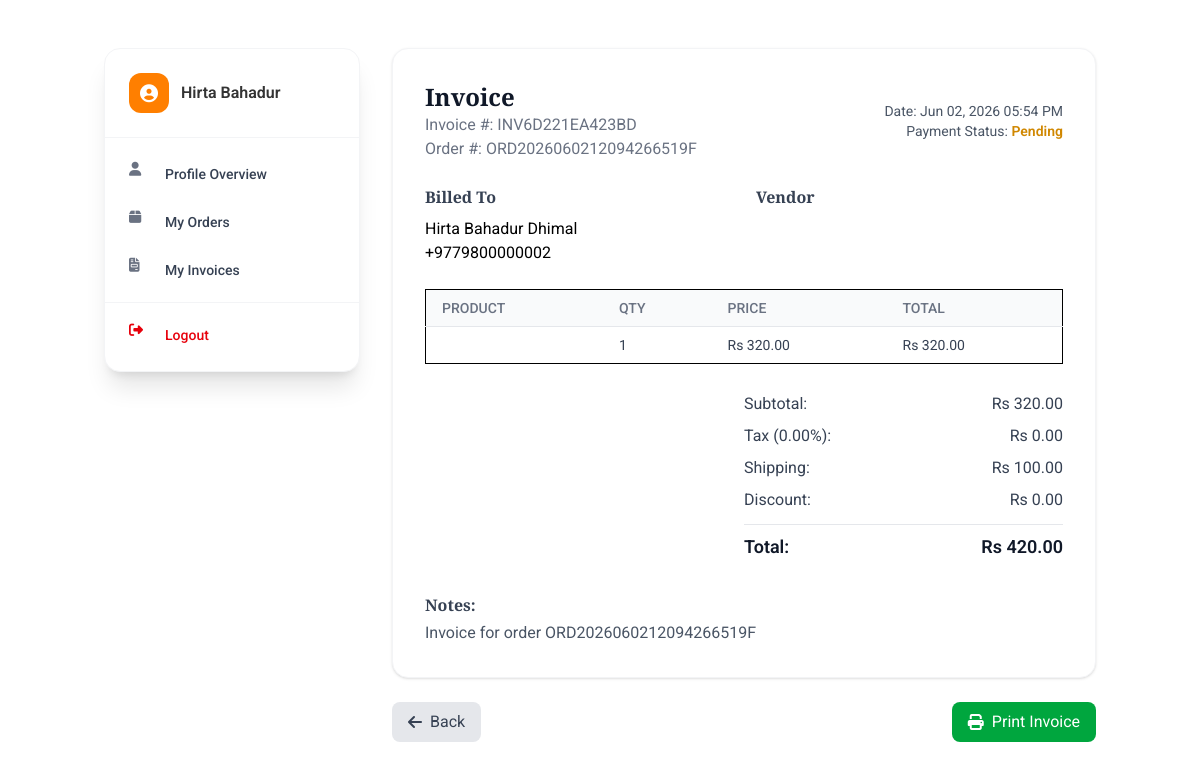
The page /dashboard/customer/invoice/INV6D221EA423BD/ (signed in) on the database its author committed.
### dashboard/models.py (models this page shows, shortened)
class Invoice(models.Model):
    invoice_number = models.CharField(max_length=20,null=True, unique=True, editable=False)
    order = models.ForeignKey('Order', on_delete=models.CASCADE, related_name='invoices')
    restaurant = models.ForeignKey('Restaurant', on_delete=models.CASCADE, related_name='invoices', null= True, blank= True)
    customer = models.ForeignKey(User, on_delete=models.SET_NULL, null=True, blank=True)
    is_guest = models.BooleanField(default=False)
    guest_name = models.CharField(max_length=200, blank=True)
    guest_email = models.EmailField(blank=True)
    guest_phone = models.CharField(max_length=15, blank=True)
    billing_full_name = models.CharField(max_length=200, blank=True)
    billing_phone = models.CharField(max_length=15, blank=True)
    billing_email = models.EmailField(blank=True)
    billing_address = models.TextField(blank=True)
    billing_city = models.CharField(max_length=100, blank=True)
    billing_province = models.CharField(max_length=50, blank=True)
    created_at = models.DateTimeField(auto_now_add=True)
    subtotal = models.DecimalField(max_digits=12, decimal_places=2)
    tax_percentage = models.DecimalField(max_digits=5, decimal_places=2, default=13)
    tax_amount = models.DecimalField(max_digits=12, decimal_places=2, default=0)
    discount = models.DecimalField(max_digits=12, decimal_places=2, default=0)
    total = models.DecimalField(max_digits=12, decimal_places=2)
    shipping_cost = models.DecimalField(max_digits=12, decimal_places=2, default=0)
    payment_status = models.CharField(max_length=20, choices=[
        ('paid', 'Paid'),
        ('pending', 'Pending'),
        ('failed', 'Failed')
    ], default='pending')
    notes = models.TextField(blank=True, null=True)

class Order(models.Model):
    PROVINCE_CHOICES = [
        ("Koshi Province", "Koshi Province"),
        ("Madhesh Province", "Madhesh Province"),
        ("Bagmati Province", "Bagmati Province"),
        ("Gandaki Province", "Gandaki Province"),
        ("Lumbini Province", "Lumbini Province"),
        ("Karnali Province", "Karnali Province"),
        ("Sudurpashchim Province", "Sudurpashchim Province"),
    ]
    STATUS_CHOICES = [
        ('received', 'Order Received'),
        ('preparing', 'Preparing'),
        ('ready', 'Ready for Pickup'),
        ('picked_up', 'Picked Up'),
        ('assigned', 'Assigned'),
        ('in_transit', 'In Transit'),
        ('delivered', 'Delivered'),
        ('cancelled', 'Cancelled'),
        ('refunded', 'Refunded'),
    ]
    PAYMENT_CHOICES = [
        ('cod', 'Cash on Delivery'),
        ('esewa', 'eSewa'),
        ('khalti', 'Khalti'),
        ('imepay', 'IME Pay'),
        ('connectips', 'ConnectIPS'),
    ]
    PAYMENT_STATUS_CHOICES = [
        ('unpaid', 'Unpaid'),
        ('paid', 'Paid'),
        ('failed', 'Failed'),
        ('refunded', 'Refunded'),
    ]
    order_number = models.CharField(
        max_length=30,
        unique=True,
        editable=False,
        db_index=True
    )
    user = models.ForeignKey(
        User,
        on_delete=models.SET_NULL,
        null=True,
        blank=True,
        related_name='orders'
    )
    guest_id = models.CharField(
        max_length=100,
        null=True,
        blank=True,
        db_index=True,
        help_text="UUID from Flutter for guest users"
    )
    guest_ip = models.GenericIPAddressField(
        null=True,
        blank=True
    )
    address_obj = models.ForeignKey(
        'Address',
        on_delete=models.SET_NULL,
        null=True,
        blank=True,
        related_name='orders',
    )
    full_name = models.CharField(max_length=200)
    phone = models.CharField(max_length=15)
    email = models.EmailField()
    address = models.TextField()
    landmark = models.CharField(max_length=255, blank=True, null=True)
    city = models.CharField(max_length=100)
    province = models.CharField(
        max_length=50,
        choices=PROVINCE_CHOICES,
        null=True,
        blank=True
    )
    postal_code = models.CharField(max_length=10, blank=True)
    delivery_latitude = models.DecimalField(
        max_digits=10,
        decimal_places=7,
        null=True,
        blank=True,
        help_text="Delivery location latitude (e.g., 27.7172453)"
    )
    delivery_longitude = models.DecimalField(
        max_digits=10,
        decimal_places=7,
        null=True,
        blank=True,
        help_text="Delivery location longitude (e.g., 85.3239605)"
    )
    delivery_distance_km = models.DecimalField(
        max_digits=5,
        decimal_places=2,
        null=True,
        blank=True,
        default=0,
        help_text="Calculated delivery distance in kilometers"
    )
    subtotal = models.DecimalField(max_digits=10, decimal_places=2)
    shipping_cost = models.DecimalField(
        max_digits=10,
        decimal_places=2,
        default=0,
        help_text="Free for ≤5km, NPR 100 for >5km"
    )
    discount = models.DecimalField(max_digits=10, decimal_places=2, default=0)
    tax_percentage = models.DecimalField(
        max_digits=5,
        decimal_places=2,
        default=13.00,
        help_text="Nepal VAT 13%"
    )
    tax_amount = models.DecimalField(
        max_digits=10,
        decimal_places=2,
        default=0,
        help_text="Will be calculated dynamically based on tax percentage"
    )
    total = models.DecimalField(max_digits=10, decimal_places=2)
    payment_method = models.CharField(
        max_length=20,
        choices=PAYMENT_CHOICES,
        default="cod"
    )
    payment_status = models.CharField(
        max_length=20,
        choices=PAYMENT_STATUS_CHOICES,
        default='unpaid'
    )
    transaction_id = models.CharField(max_length=100, blank=True)
    coupon = models.ForeignKey(
        'Coupon',
        on_delete=models.SET_NULL,
        null=True,
        blank=True
    )
    status = models.CharField(
        max_length=20,
        choices=STATUS_CHOICES,
        default='received'
    )
    created_at = models.DateTimeField(auto_now_add=True)
    updated_at = models.DateTimeField(auto_now=True)
    delivered_at = models.DateTimeField(null=True, blank=True)
    cancelled_at = models.DateTimeField(null=True, blank=True)
    refunded_at = models.DateTimeField(null=True, blank=True)
    estimated_delivery_date = models.DateField(
        null=True,
        blank=True
    )
    class Meta:
        ordering = ['-created_at']
        indexes = [
            models.Index(fields=['user', 'status']),
            models.Index(fields=['guest_id']),
            models.Index(fields=['payment_status', 'status']),
            models.Index(fields=['delivery_latitude', 'delivery_longitude']),
        ]

class UserProfile(models.Model):
    GENDER_CHOICES=( ('male','Male'),
                    ('female','Female'))
    user = models.OneToOneField(User, on_delete=models.CASCADE,related_name="profile")
    phone = models.CharField(max_length=15,null=True,blank=True)
    avatar = models.ImageField(upload_to='avatars/', blank=True, null=True)
    gender=models.CharField(max_length=10,choices=GENDER_CHOICES,null=True,blank=True)
    address = models.TextField(blank=True)
    city = models.CharField(max_length=100, blank=True)
    province = models.CharField(max_length=50, null=True, blank=True)

class OrderItem(models.Model):
    order = models.ForeignKey(Order, on_delete=models.CASCADE, related_name='items')
    menu_item = models.ForeignKey('MenuItem', on_delete=models.SET_NULL, null=True, related_name='order_items')
    options = models.ManyToManyField(MenuItemOption, blank=True)  # Sizes, add-ons
    quantity = models.PositiveIntegerField(validators=[MinValueValidator(1)])
    price = models.DecimalField(max_digits=10, decimal_places=2)
    special_instructions = models.TextField(blank=True, help_text='Special cooking preferences')
    def get_item_price(self):
        total_price = self.price
        for option in self.options.all():
            total_price += option.price_adjustment
        return total_price
    def get_total(self):
        return self.get_item_price() * self.quantity

### ecommerce/views.py (the view)
# urls.py: path('dashboard/customer/invoice/<str:invoice_number>/', views.customer_invoice_detail, name='customer_invoice_detail'),
@login_required
def customer_invoice_detail(request, invoice_number):
    invoice = get_object_or_404(Invoice, invoice_number=invoice_number, customer=request.user)
    return render(request, 'website/pages/invoice_detail.html', {'invoice': invoice})

### templates/website/pages/invoice_detail.html (shortened to what this page needs)
{% extends 'website/components/base.html' %}
{% load static %}
{% block content %}
<div class="container mx-auto px-4 py-8 lg:py-12">
  <div class="flex flex-col lg:flex-row gap-6 lg:gap-8">
    <aside class="w-full lg:w-64 flex-shrink-0">
      {% include 'website/components/customer_sidebar.html' %}
    </aside>
    <div class="flex-1">
      <div class="bg-white shadow rounded-2xl border border-gray-100 p-6 sm:p-8" id="invoice-section">
        <div class="flex justify-between items-center mb-6">
          <div>
            <h1 class="text-2xl font-bold text-gray-900">Invoice</h1>
            <p class="text-gray-500">Invoice #: {{ invoice.invoice_number }}</p>
            <p class="text-gray-500">Order #: {{ invoice.order.order_number }}</p>
          </div>
          <div class="text-right">
            <p class="text-sm text-gray-600">Date: {{ invoice.created_at|date:"M d, Y h:i A" }}</p>
            <p class="text-sm text-gray-600">
              Payment Status:
              <span class="font-semibold
                {% if invoice.payment_status == 'pending' %}text-yellow-600
                {% elif invoice.payment_status == 'paid' %}text-green-600
                {% elif invoice.payment_status == 'failed' %}text-red-600
                {% endif %}">
                {{ invoice.payment_status|capfirst }}
              </span>
            </p>
          </div>
        </div>
        <div class="grid grid-cols-1 sm:grid-cols-2 gap-6 mb-6">
          <div>
            <h3 class="font-semibold text-gray-700 mb-2">Billed To</h3>
            <p>{{ invoice.customer.get_full_name }}</p>
            <p>{{ invoice.customer.profile.phone }}</p>
          </div>
          <div>
            <h3 class="font-semibold text-gray-700 mb-2">Vendor</h3>
          </div>
        </div>
        <div class="overflow-x-auto mb-6">
          <table class="min-w-full divide-y divide-gray-200 border">
            <thead class="bg-gray-50">
              <tr>
                <th class="px-4 py-2 text-left text-sm font-medium text-gray-500 uppercase">Product</th>
                <th class="px-4 py-2 text-left text-sm font-medium text-gray-500 uppercase">Qty</th>
                <th class="px-4 py-2 text-left text-sm font-medium text-gray-500 uppercase">Price</th>
                <th class="px-4 py-2 text-left text-sm font-medium text-gray-500 uppercase">Total</th>
              </tr>
            </thead>
            <tbody class="divide-y divide-gray-200 bg-white">
              {% for item in invoice.order.items.all %}
              <tr>
                <td class="px-4 py-2 text-sm text-gray-700">{{ item.product.name }}</td>
                <td class="px-4 py-2 text-sm text-gray-700">{{ item.quantity }}</td>
                <td class="px-4 py-2 text-sm text-gray-700">Rs {{ item.price }}</td>
                <td class="px-4 py-2 text-sm text-gray-700">Rs {{ item.get_total }}</td>
              </tr>
              {% endfor %}
            </tbody>
          </table>
        </div>
        <div class="flex justify-end">
          <div class="w-full sm:w-1/2">
            <div class="flex justify-between py-1 text-gray-700">
              <span>Subtotal:</span>
              <span>Rs {{ invoice.subtotal }}</span>
            </div>
            <div class="flex justify-between py-1 text-gray-700">
              <span>Tax ({{ invoice.tax_percentage }}%):</span>
              <span>Rs {{ invoice.tax_amount }}</span>
            </div>
            <div class="flex justify-between py-1 text-gray-700">
              <span>Shipping:</span>
         <span>
  {% if invoice.shipping_cost == 0 %}
    Free
  {% else %}
    Rs {{ invoice.shipping_cost }}
  {% endif %}
</span>
            </div>
            <div class="flex justify-between py-1 text-gray-700">
              <span>Discount:</span>
              <span>Rs {{ invoice.discount }}</span>
            </div>
            <div class="flex justify-between py-2 text-lg font-semibold text-gray-900 border-t border-gray-200 mt-2">
              <span>Total:</span>
              <span>Rs {{ invoice.total }}</span>
            </div>
          </div>
        </div>
        {% if invoice.notes %}
        <div class="mt-6">
          <h4 class="font-semibold text-gray-700 mb-1">Notes:</h4>
          <p class="text-gray-600">{{ invoice.notes }}</p>
        </div>
        {% endif %}
      </div>
      <div class="mt-6 flex justify-between items-center">
        <a href="{% url 'customer_invoices' %}"
           class="inline-flex items-center gap-2 px-4 py-2 bg-gray-200 text-gray-700 rounded-lg hover:bg-gray-300">
          <i class="fa-solid fa-arrow-left"></i> Back
        </a>
        <div class=" ">
          <button onclick="printInvoice()" class="inline-flex items-center gap-2 px-4 py-2 bg-green-600 text-white rounded-lg hover:bg-green-700">
            <i class="fa-solid fa-print"></i> Print Invoice
          </button>
        </div>
      </div>
    </div>
  </div>
</div>
{% endblock %}

### templates/website/components/customer_sidebar.html (shortened to what this page needs)
<aside id="accountSidebar" class="fixed md:static inset-y-0 left-0 z-50 w-64 bg-white shadow-xl border border-gray-100 transform -translate-x-full md:translate-x-0 transition-transform duration-300 ease-in-out overflow-y-auto md:rounded-2xl">
  <div class="p-6 border-b border-gray-100 flex items-center gap-3">
    <div class="w-10 h-10 rounded-xl bg-[var(--primary)] text-white flex items-center justify-center text-lg font-bold overflow-hidden">
      {% if user.profile.avatar %}
        <img src="{{ user.profile.avatar.url }}" alt="{{ user.get_full_name }}" class="w-10 h-10 object-cover">
      {% else %}
        <i class="fa fa-user-circle"></i>
      {% endif %}
    </div>
    <div>
      <p class="text-base font-semibold text-[var(--text-primary)]">{{ user.first_name }}</p>
    </div>
  </div>
  <nav class="flex flex-col py-3 text-sm font-medium text-[var(--text-primary)]">
    <a href="{% url 'customer_profile' %}"
       class="flex items-center gap-3 px-6 py-3 rounded-lg transition-all
              {% if request.path == '/customer-profile/' %} bg-[var(--bg-light)] font-semibold text-[var(--primary)] {% else %} hover:bg-gray-50 text-gray-700 {% endif %}">
      <i class="fa fa-user w-6 h-6 {% if request.path == '/customer-profile/' %}text-[var(--primary)]{% else %}text-gray-500{% endif %}"></i>
      Profile Overview
    </a>
    <a href="{% url 'customer_orders' %}"
       class="flex items-center gap-3 px-6 py-3 rounded-lg transition-all
              {% if request.path == '/dashboard/customer/orders/' %} bg-[var(--bg-light)] font-semibold text-[var(--primary)] {% else %} hover:bg-gray-50 text-gray-700 {% endif %}">
      <i class="fa fa-box w-6 h-6 {% if request.path == '/dashboard/orders/' %}text-[var(--primary)]{% else %}text-gray-500{% endif %}"></i>
      My Orders
    </a>
    <a href="{% url 'customer_invoices' %}"
       class="flex items-center gap-3 px-6 py-3 rounded-lg transition-all
              {% if request.path == '/dashboard/customer/invoices/' %} bg-[var(--bg-light)] font-semibold text-[var(--primary)] {% else %} hover:bg-gray-50 text-gray-700 {% endif %}">
      <i class="fa fa-file-invoice w-6 h-6 {% if request.path == '/dashboard/invoices/' %}text-[var(--primary)]{% else %}text-gray-500{% endif %}"></i>
      My Invoices
    </a>
    <div class="border-t border-gray-100 my-2"></div>
    <a href="{% url 'logout' %}" class="flex items-center gap-3 px-6 py-3 rounded-lg text-red-600 hover:bg-red-50 transition-all">
      <i class="fa fa-sign-out-alt w-6 h-6"></i>
      Logout
    </a>
  </nav>
</aside>

### rows shown on the page
Invoice: invoice_number "INV6D221EA423BD", order.order_number "ORD2026060212094266519F", created_at "Jun 02, 2026 05:54 PM", payment_status "Pending", customer.get_full_name "Hirta Bahadur Dhimal", customer.profile.phone "+9779800000002", subtotal "320.00", tax_percentage "0.00", tax_amount "0.00", shipping_cost "100.00", discount "0.00", total "420.00", notes "Invoice for order ORD2026060212094266519F"
OrderItem: quantity "1", price "320.00", get_total "320.00"

### other values the page prints
{{ user.first_name }} "Hirta Bahadur"
